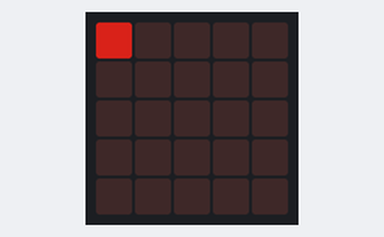
Bench run of a program on a simulated BBC micro:bit running MicroPython. Shown: the board's 5×5 LED display. Dim RGB values are drawn brighter than linear.

Above: at 0.15 s.
At 0.75 s:
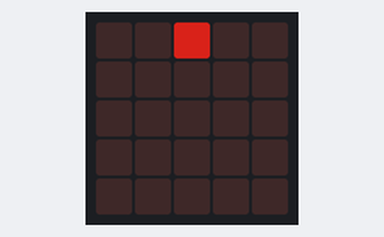
At 1.35 s:
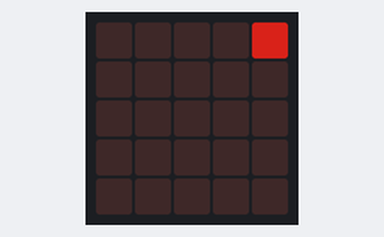
At 2.55 s:
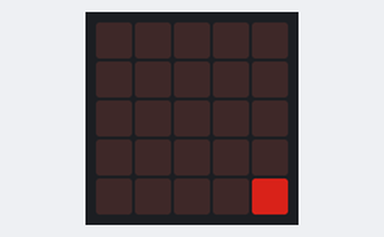
At 3.75 s:
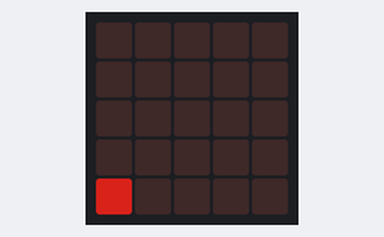
At 5.25 s:
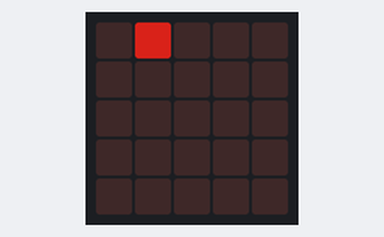

Measured:
- by itself, everything shown: repeats every 4.8 s, in 16 steps

The program:

Muzyka.py
```python
import microbit

lista_zaswiecania = [(0,0), (1,0), (2,0), (3,0), (4,0), (4,1), (4,2), (4,3), (4,4), (3,4), (2,4), (1,4), (0,4), (0,3), (0,2), (0,1)]
index = 0
aktualney = 0
aktualnex = 0
while True:
    microbit.display.set_pixel(aktualnex,aktualney, 0)
    (aktualnex, aktualney) = lista_zaswiecania[index]

    microbit.display.set_pixel(aktualnex,aktualney, 5)

    index += 1
    if index == len(lista_zaswiecania):
        index = 0
    microbit.sleep(300)
```
